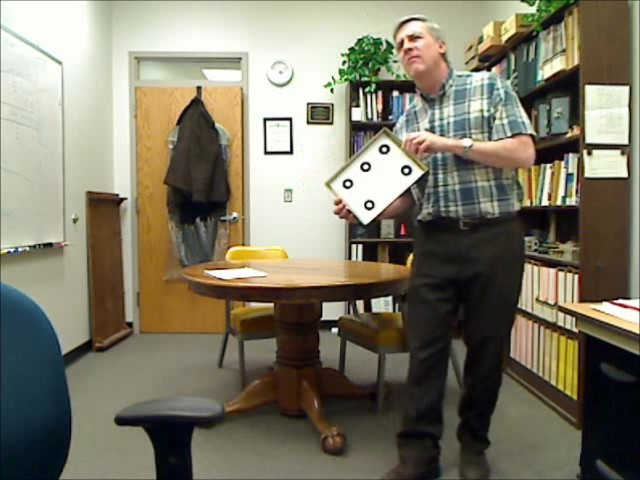
#> input picture Lab 6/CCCtarget.jpg, 640 x 480 px
$ python main.py
#> lines starting #> are read from the running program, lines starting #| are printed output that depends on the picture; after the words box and inside, x2 and y2 are one past the last pixel; in counts of white or black regions, pixels touching at a corner belong together
### Lab 6/order_targets.py
import numpy as np

# This function tries to find the 5-target pattern that looks like this
#  0  1  2
#  3     4
# The input is a list of (x,y) locations of possible targets, where each location is
# a numpy array of length 2. The output is a list of 5 targets in the proper order.
# If 5 targets in the correct configuration is not found, it returns an empty list.
def order_targets(allTargets):
    orderedTargets = []
    nTargets = len(allTargets)
    if nTargets < 5:
        return orderedTargets

    # Find 3 targets that are in a line.
    dMin = 1e9  # distance from a point to the midpt between points 1,3
    d02 = 0     # distance between points 1,3
    for i in range(0, nTargets):
        for j in range(i+1, nTargets):
            # Get the mid point between i,j.
            midPt = (allTargets[i] + allTargets[j])/2

            # Find another target that is closest to this midpoint.
            for k in range(0, nTargets):
                if k==i or k==j:
                    continue
                d = np.linalg.norm(allTargets[k] - midPt)   # distance from midpoint
                if d < dMin:
                    dMin = d        # This is the minimum found so far; save it
                    i0 = i
                    i1 = k
                    i2 = j
                    d02 = np.linalg.norm(allTargets[i0] - allTargets[i2])

    # If the best distance from the midpoint is < 30% of the distance between
	# the two other points, then we probably have a colinear set; otherwise not.
    if dMin / d02 > 0.3:
        return orderedTargets   # return an empty list

    # We have found 3 colinear targets:  p0 -- p1 -- p2.
    # Now find the one closest to p0; call it p3.
    i3 = findClosest(allTargets, i0, excluded=[i0,i1,i2])
    if i3 is None:
        return []   #  return an empty list

    # Now find the one closest to p2; call it p4.
    i4 = findClosest(allTargets, i2, excluded=[i0,i1,i2,i3])
    if i4 is None:
        return []   #  return an empty list

    # Now, check to see where p4 is with respect to p0,p1,p2.  If the
    # signed area of the triangle p0-p2-p3 is negative, then we have
    # the correct order; ie
    #   0   1   2
    #   3		4
    # Otherwise we need to switch the order; ie
    #   2	1	0
    #   4		3

    # Signed area is the determinant of the 2x2 matrix [ p3-p0, p2-p0 ].
    p30 = allTargets[i3] - allTargets[i0]
    p20 = allTargets[i2] - allTargets[i0]
    M = np.array([[p30[0], p20[0]], [p30[1], p20[1]]])
    det = np.linalg.det(M)

    # Put the targets into the output list.
    if det < 0:
        orderedTargets.append(allTargets[i0])
        orderedTargets.append(allTargets[i1])
        orderedTargets.append(allTargets[i2])
        orderedTargets.append(allTargets[i3])
        orderedTargets.append(allTargets[i4])
    else:
        orderedTargets.append(allTargets[i2])
        orderedTargets.append(allTargets[i1])
        orderedTargets.append(allTargets[i0])
        orderedTargets.append(allTargets[i4])
        orderedTargets.append(allTargets[i3])

    return orderedTargets


# In the list of points "allPoints", find the closest point to point i0, that is not
# one of the points in the excluded list.  If none found, return None.
def findClosest(allPoints, i0, excluded):
    dMin = 1e9
    iClosest = None
    for i in range(0, len(allPoints)):
        if i in excluded:
            continue
        d = np.linalg.norm(allPoints[i] - allPoints[i0])
        if d < dMin:
            dMin = d
            iClosest = i
    return iClosest

### Lab 6/main.py
#Name: Peter Kohler
#Class: CSCI 507
#Assignment: Lab 6

from order_targets import order_targets
from order_targets import findClosest
import numpy as np
import cv2


def main():
    #Read in image from folder directory
    bgr_image = cv2.imread("CCCtarget.jpg")
#> bgr_image is the input picture: shape (480, 640, 3); mean B, G, R 104.4, 122.1, 126.6

    image_dimensions = bgr_image.shape
#> image_dimensions = (480, 640, 3)
    image_height = image_dimensions[0]
#> image_height = 480
    image_width = image_dimensions[1]
#> image_width = 640


    # Create the kernel used for morphology operations
    ksize = 2
    kernel = cv2.getStructuringElement(cv2.MORPH_ELLIPSE, (ksize,ksize))

    # Font for drawing
    font = cv2.FONT_HERSHEY_SIMPLEX


    # Convert image to grayscale
    gray_img = cv2.cvtColor(bgr_image, cv2.COLOR_BGR2GRAY)
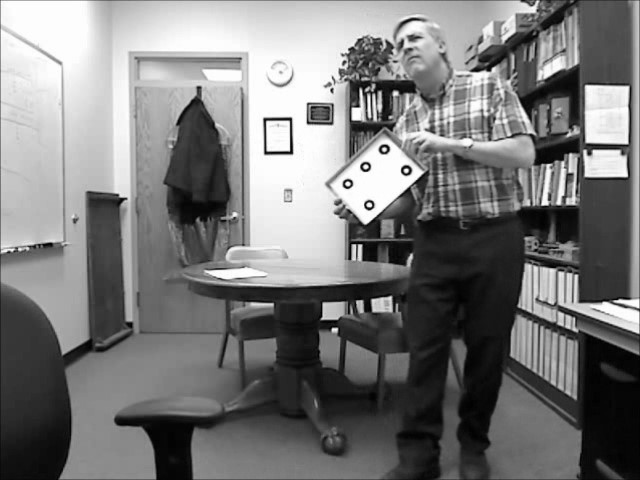
#> gray_img: shape (480, 640); min 0, max 255, mean 121.5

    # Do adaptive thresholding
    binary_img = cv2.adaptiveThreshold(src=gray_img,
                                       maxValue=255,
                                       adaptiveMethod=cv2.ADAPTIVE_THRESH_MEAN_C,
                                       thresholdType=cv2.THRESH_BINARY,
                                       blockSize=51,
                                       C=-10)
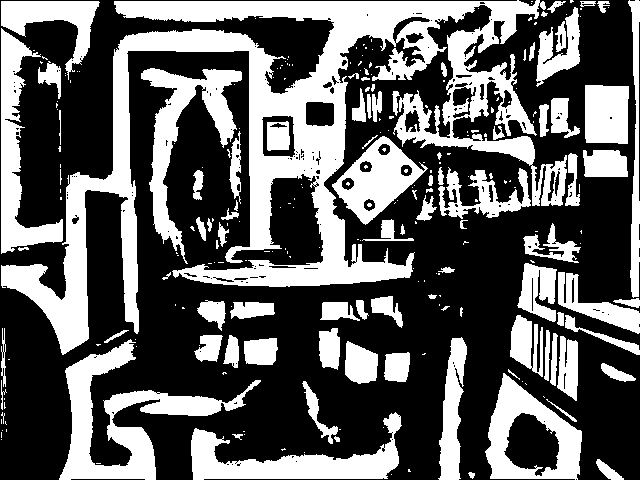
#> binary_img: shape (480, 640); 37.8% white; 254 white regions (163 under 20 px), largest, box (x1, y1, x2, y2) and area: (1, 0, 567, 355) 47877, (59, 339, 261, 480) 8020, (191, 412, 402, 480) 5492

    # Clean up using Opening + Closing
    binary_img = cv2.morphologyEx(binary_img, cv2.MORPH_OPEN, kernel)
#> binary_img: shape (480, 640); 37.5% white; 176 white regions (86 under 20 px), largest, box (x1, y1, x2, y2) and area: (2, 2, 481, 356) 38915, (395, 0, 568, 207) 8505, (60, 340, 223, 480) 7725
    binary_img = cv2.morphologyEx(binary_img, cv2.MORPH_CLOSE, kernel)
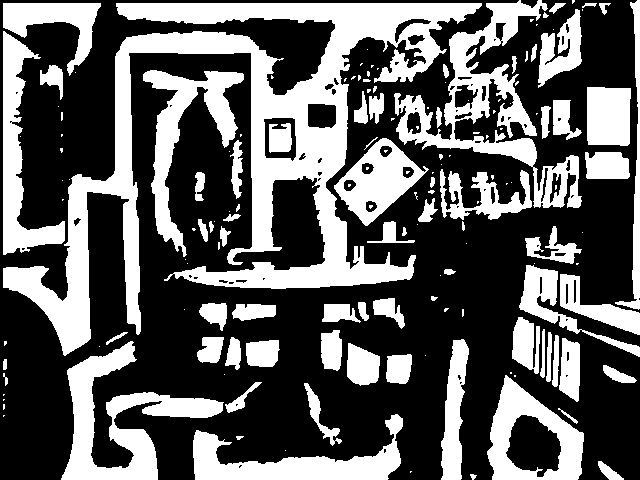
#> binary_img: shape (480, 640); 37.3% white; 158 white regions (83 under 20 px), largest, box (x1, y1, x2, y2) and area: (3, 3, 482, 356) 39110, (394, 0, 582, 208) 9194, (61, 341, 224, 480) 7650

    # Find connected components and region properties (white blobs)
    num_labels_w, labels_img_w, stats_w, centroids_w = cv2.connectedComponentsWithStats(binary_img)
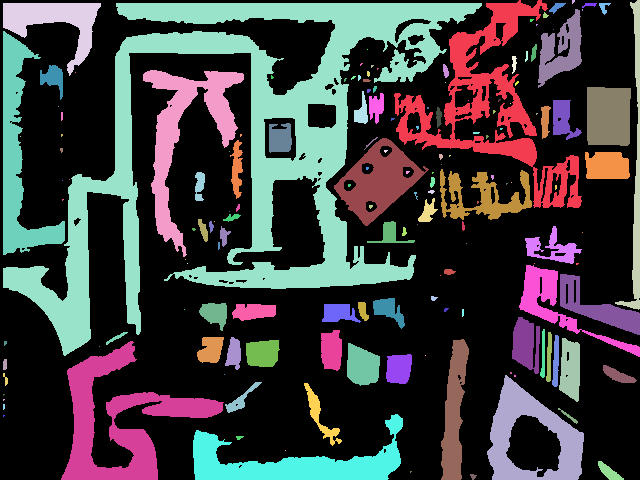
#> labels_img_w: shape (480, 640) int32; 159 distinct labels, from 0 to 158; one colour per label, 0 black
#> num_labels_w = 159; stats_w = 159 rows, first 6: [0, 0, 640, 480, 192713], [394, 0, 188, 208, 9194], [572, 0, 3, 4, 9], [615, 0, 25, 310, 1685], [3, 3, 98, 73, 2766], [3, 3, 479, 353, 39110]; centroids_w = 159 pairs, first value 3.33 to 636.1, second value 1.11 to 476.1
    num_labels_b, labels_img_b, stats_b, centroids_b = cv2.connectedComponentsWithStats(cv2.bitwise_not(binary_img))
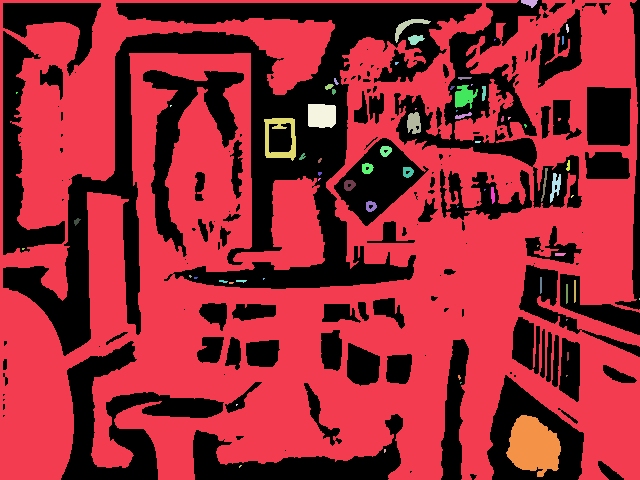
#> labels_img_b: shape (480, 640) int32; 69 distinct labels, from 0 to 68; one colour per label, 0 black
#> num_labels_b = 69; stats_b = 69 rows, first 6: [3, 0, 637, 480, 114487], [0, 0, 640, 480, 186625], [521, 0, 17, 8, 84], [395, 19, 36, 24, 216], [566, 24, 3, 9, 20], [408, 35, 17, 10, 110]; centroids_b = 69 pairs, first value 16.33 to 639, second value 2.29 to 465.8

    # Feature mapping coord list
    f_list = []

    # Iterate through white blobs finding centroids
    for stat_w, centroid_w in zip(stats_w, centroids_w):
        x0_w = stat_w[cv2.CC_STAT_LEFT]
        y0_w = stat_w[cv2.CC_STAT_TOP]
        w_w = stat_w[cv2.CC_STAT_WIDTH]
        h_w = stat_w[cv2.CC_STAT_HEIGHT]

        # Iterate through black blobs looking for centroids close together
        for stat_b, centroid_b in zip(stats_b, centroids_b):

            x0_b = stat_b[cv2.CC_STAT_LEFT]
            y0_b = stat_b[cv2.CC_STAT_TOP]
            w_b = stat_b[cv2.CC_STAT_WIDTH]
            h_b = stat_b[cv2.CC_STAT_HEIGHT]

            # White is inside box
            # Black is outside box

            # Check distance between white centroid and black centroid
            if np.sqrt((abs(x0_w - x0_b))**2 + (abs(y0_w - y0_b))**2) <= 10 and (w_b*h_b) > 20:
                # Check if top left corner of white bounding box is inside black bounding box
                if (x0_b < x0_w) and (y0_b < y0_w) :
                    # Check if bottom right corner of white bounding box is inside black bounding box
                    if (x0_w + w_w) < (x0_b + w_b) and (y0_w + h_w) < (y0_b + h_b):
                        # Only look for bounding boxes below a certain width threshold
                        if(w_w < 20):
                            # Displays red rectangle around black blob
                            #cv2.rectangle(img=bgr_image, pt1=(x0_w,y0_w), pt2=(x0_w+w_w, y0_w+h_w),
                            #                color=(0,0,255), thickness=2)
                            # Displays blue rectangle around white blob
                            #cv2.rectangle(img=bgr_image, pt1=(x0_b, y0_b), pt2=(x0_b + w_b, y0_b + h_b),
                            #                color=(255, 0, 0), thickness=2)

                            # Displays a '+' in the center of the white blob that resides inside of a black blob
                            cv2.putText(bgr_image, '+', (x0_w-int(0.5*w_w), y0_w+int(0.5*h_w)), font, 0.25,
                                        (0, 0, 255), 2, cv2.LINE_AA, None)
                            # Append white blob coordinates to list
                            if x0_b > 100 and y0_b > 100:
                                f_list.append(np.array([float(x0_w), float(y0_w)]))
#> this loop made 159 passes
#> (stat_w, centroid_w, x0_w, y0_w, w_w, h_w) on passes 1 to 3: ([0, 0, 640, 480, 192713], [320, 253], 0, 0, 640, 480), ([394, 0, 188, 208, 9194], [491.2, 106.2], 394, 0, 188, 208), ([572, 0, 3, 4, 9], [572.8, 1.11], 572, 0, 3, 4)
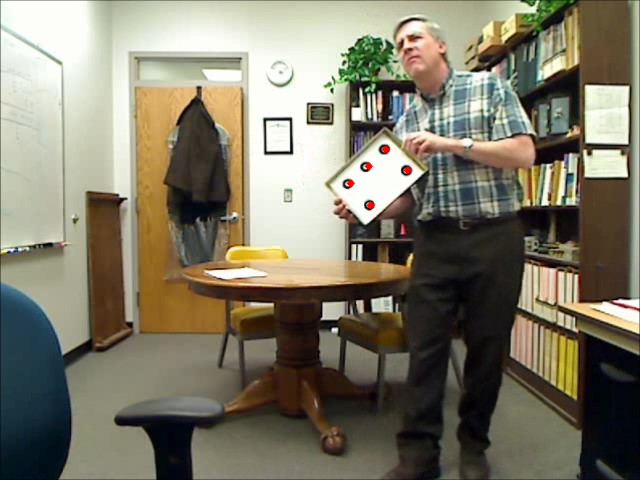
#> bgr_image: shape (480, 640, 3); 0.1% of pixels changed, all inside (x1, y1, x2, y2) = (345, 145, 413, 210)
#> after the loop, f_list = [[384, 150], [366, 167], [406, 171], [348, 184], [369, 205]]
    # Use given function to properly order the found centroids
    ordered_list = order_targets(f_list)
#> in order_targets, `nTargets = len(allTargets)`: nTargets = 5
#> after the loop in order_targets, `for i in range(0, nTargets):`: d02 = 49.52; dMin = 0; i1 = 1; i2 = 3
#> the loop in findClosest, `for i in range(0, len(allPoints)):` made 5 passes
#> (d, dMin, iClosest) on pass 3: (30.41, 30.41, 2)
#> d on pass 5: 57.01
#> after the loop in findClosest, `for i in range(0, len(allPoints)):`: dMin = 30.41; iClosest = 2
#> the loop in findClosest (call 2), `for i in range(0, len(allPoints)):` made 5 passes
#> (d, dMin, iClosest) on pass 5: (29.7, 29.7, 4)
#> in order_targets, `i4 = findClosest(allTargets, i2, excluded=[i0,i1,i2,i3])`: i4 = 4
#> in order_targets, `p30 = allTargets[i3] - allTargets[i0]`: p30 = [22, 21]
#> in order_targets, `p20 = allTargets[i2] - allTargets[i0]`: p20 = [-36, 34]
#> in order_targets, `M = np.array([[p30[0], p20[0]], [p30[1], p20[1]]])`: M = [[22, -36], [21, 34]]
#> in order_targets, `det = np.linalg.det(M)`: det = 1504
#> ordered_list = [[348, 184], [366, 167], [384, 150], [369, 205], [406, 171]]
    o_array = np.zeros((5,2), dtype=float)
#> o_array = [[0, 0], [0, 0], [0, 0], [0, 0], [0, 0]]
    for i in range(5):
        o_array[i][0] = ordered_list[i][0]
        o_array[i][1] = ordered_list[i][1]
#> after the loop, o_array has the same summary as ordered_list

    # Put display identifiers on each of the ordered points
    cv2.putText(bgr_image, '0', (int(ordered_list[0][0])-15, int(ordered_list[0][1] - 5)), font, 0.75,
                (0, 0, 255), 2, cv2.LINE_AA, None)
    cv2.putText(bgr_image, '1', (int(ordered_list[1][0]-15), int(ordered_list[1][1] - 5)), font, 0.75,
                (0, 0, 255), 2, cv2.LINE_AA, None)
#> bgr_image: shape (480, 640, 3); mean B, G, R 104.2, 121.9, 126.7
    cv2.putText(bgr_image, '2', (int(ordered_list[2][0]-15), int(ordered_list[2][1] - 5)), font, 0.75,
                (0, 0, 255), 2, cv2.LINE_AA, None)
    cv2.putText(bgr_image, '3', (int(ordered_list[3][0]-15), int(ordered_list[3][1] - 5)), font, 0.75,
                (0, 0, 255), 2, cv2.LINE_AA, None)
    cv2.putText(bgr_image, '4', (int(ordered_list[4][0]-15), int(ordered_list[4][1] - 5)), font, 0.75,
                (0, 0, 255), 2, cv2.LINE_AA, None)


    # Intrinsic Camera Characteristics
    img_width = 320
    img_height = 240
    c_x = img_width/2     #Center of image width
    c_y = img_height/2     #Center of image height
    f_x, f_y = 531, 531  #Focal length in pixels

    # Intrinsic Camera Calibration Matrix k
    K = np.array(( (f_x, 0, c_x), (0, f_y, c_y), (0, 0, 1) ))
#> K = [[531, 0, 160], [0, 531, 120], [0, 0, 1]]

    # Points in the model's coordinate system
    # Each column is (x, y, z, 1)
    P_M = np.array([
        [-3.7, -2.275, 0],
        [0, -2.275, 0],
        [3.7,-2.275, 0],
        [-3.7,2.275,0],
        [3.7,2.275,0]
    ])
#> P_M = [[-3.7, -2.27, 0], [0, -2.27, 0], [3.7, -2.27, 0], [-3.7, 2.27, 0], [3.7, 2.27, 0]]

    W = np.amax(P_M, axis=0) - np.amin(P_M, axis=0)
#> W = [7.4, 4.55, 0]
    L = np.linalg.norm(W)
#> L = 8.69
    d = L/5
#> d = 1.74

    pAxes = np.float32([
        [0, 0, 0],  # origin
        [d, 0, 0],  # x axis
        [0, d, 0],  # y axis
        [0, 0, d]  # z axis
    ])
#> pAxes = [[0, 0, 0], [1.74, 0, 0], [0, 1.74, 0], [0, 0, 1.74]]

    isPoseFound, rvec, tvec = cv2.solvePnP(P_M,o_array, K, None)
#> isPoseFound = True; rvec = [0.0497, 0.123, -0.795]; tvec = [32.79, 8.71, 80.35]
    pImg, J = cv2.projectPoints(pAxes, rvec, tvec, K, None)
#> pImg = [[376.7, 177.6], [385.3, 169.6], [384.9, 185.6], [373.1, 175.4]]

    pImg = pImg.reshape(-1,2)  # reshape from size (N,1,2) to (N,2)
    cv2.line(bgr_image, tuple(np.int32(pImg[0])),tuple(np.int32(pImg[1])), (0, 0, 255), 3)  # x
#> bgr_image: shape (480, 640, 3); mean B, G, R 103.9, 121.6, 126.8
    cv2.line(bgr_image, tuple(np.int32(pImg[0])), tuple(np.int32(pImg[2])), (0, 255, 0), 3)  # y
#> bgr_image: shape (480, 640, 3); mean B, G, R 103.9, 121.6, 126.8
    cv2.line(bgr_image, tuple(np.int32(pImg[0])), tuple(np.int32(pImg[3])), (255, 0, 0), 3)  # z
#> bgr_image: shape (480, 640, 3); mean B, G, R 103.9, 121.6, 126.7

    # Create new array since cv2.putText doesn't like string operations inside it's inputs
    tvecround = np.around(tvec, 1)
#> tvecround = [32.8, 8.7, 80.4]
    cv2.putText(bgr_image, 'rvec = '+str(rvec[0])+str(rvec[1])+str(rvec[2]), (20,20), font, 0.5, (0, 0, 255), 1, cv2.LINE_AA, None)
    cv2.putText(bgr_image, 'tvec = '+str(tvecround[0])+str(tvecround[1])+str(tvecround[2]), (20, 50), font, 0.5, (0, 0, 255), 1, cv2.LINE_AA, None)
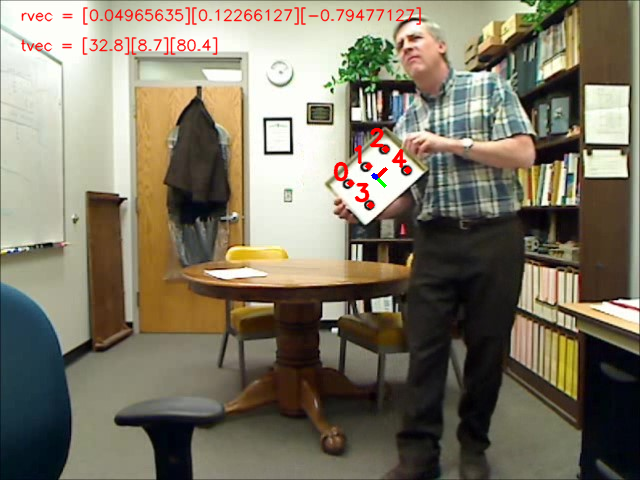
#> bgr_image: shape (480, 640, 3); mean B, G, R 102.7, 120.3, 126.9


    cv2.imshow("Output", bgr_image)
    cv2.imwrite("Output Image.jpg", bgr_image)
    cv2.waitKey(0)

if __name__ == '__main__':
    main()

# See PyCharm help at https://www.jetbrains.com/help/pycharm/
